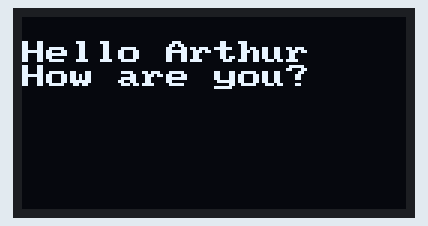
A sketch run on a simulated ESP8266 (NodeMCU). On the bench: 128×64 one-colour display. What the sketch prints to the serial monitor is not drawn.

Above: at 2.1 s.
At 2.6 s:
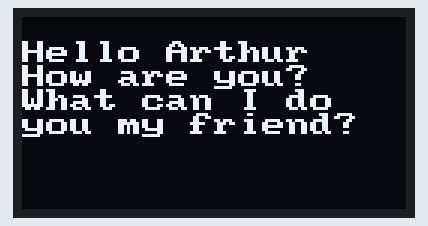
At 3.6 s:
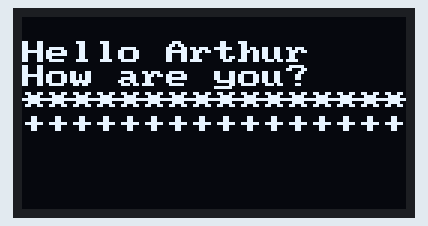

The sketch:

Arduino_hello_oled.ino
```cpp
#define OLED

// if you know you have an ESP8266 based board, uncomment next line
//#define ESP8266

// if you know you have an Heltec WiFi LoRa based board, uncomment next
//#define ARDUINO_Heltec_WIFI_LoRa_32

#ifdef OLED
#include <U8x8lib.h>
// connection may depend on the board. Use A5/A4 for most Arduino boards. On ESP8266-based board we use GPI05 and GPI04. Heltec ESP32 has embedded OLED.
#if defined ARDUINO_Heltec_WIFI_LoRa_32 || defined ARDUINO_WIFI_LoRa_32 || defined HELTEC_LORA
U8X8_SSD1306_128X64_NONAME_SW_I2C u8x8(/* clock=*/ 15, /* data=*/ 4, /* reset=*/ 16);
#elif defined ESP8266 || defined ARDUINO_ESP8266_ESP01
//U8X8_SSD1306_128X64_NONAME_SW_I2C u8x8(/* clock=*/ 5, /* data=*/ 4, /* reset=*/ U8X8_PIN_NONE);
U8X8_SSD1306_128X64_NONAME_SW_I2C u8x8(/* clock=*/ 12, /* data=*/ 14, /* reset=*/ U8X8_PIN_NONE);
#else
//reset is not used
U8X8_SSD1306_128X64_NONAME_SW_I2C u8x8(/* clock=*/ A5, /* data=*/ A4, /* reset=*/ U8X8_PIN_NONE);

//you can also power the OLED screen with a digital pin, here pin 2
#define OLED_PWR_PIN 2
#endif
#endif

int i=1;

// put your setup code here, to run once:
void setup() {

  delay(2000);
  // open serial to print data to serial monitor
  // in serial monitor, set the baud rate to the same defined in the sketch, here 38400
  Serial.begin(38400);

#ifdef OLED_PWR_PIN
  pinMode(OLED_PWR_PIN, OUTPUT);
  digitalWrite(OLED_PWR_PIN, HIGH);
#endif

#ifdef OLED
  u8x8.begin();
  //u8x8.setFont(u8x8_font_chroma48medium8_r);
  u8x8.setFont(u8x8_font_pxplustandynewtv_r);
  u8x8.drawString(0, 1, "Hello Arthur");
  u8x8.drawString(0, 2, "How are you?");
#endif

  Serial.println("Hello Arthur");

  unsigned long now=millis();

  Serial.print("millis() counter is ");
  Serial.println(now);
}

void loop() {
  delay(500);

  if (i==10) {
    Serial.println("Please answer me my friend...");
    i=1;
  }
  else
    i++;

  // put your main code here, to run repeatedly:
  Serial.println("What can I do for you...?");

#ifdef OLED
  u8x8.drawString(0, 3, "What can I do   ");
  u8x8.drawString(0, 4, "you my friend?  ");
#endif

  delay(1000);

#ifdef OLED
  u8x8.drawString(0, 3, "****************");
  u8x8.drawString(0, 4, "++++++++++++++++");
#endif

  delay(1000);
}
```

Measured:
- by itself, everything shown: repeats every 2.5 s, in 4 steps
- what the display in image 0 shows lasts 0.5 s, from 2.0 s to 2.5 s
- what the display in image 1 shows lasts 1.0 s, from 2.6 s to 3.6 s
- what the display in image 2 shows lasts 1.5 s, from 3.6 s to 5.1 s
